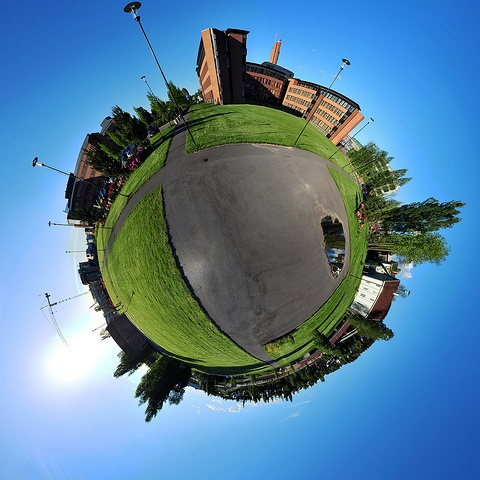
#> input picture imageName.jpg, 480 x 480 px
$ python defish.py imageName.jpg
#> lines starting #> are read from the running program, lines starting #| are printed output that depends on the picture
import numpy as np
import math
import cv2
import sys
pic_name = sys.argv[1]
bm = cv2.imread(pic_name)
#> bm is the input picture: shape (480, 480, 3); mean B, G, R 158.4, 129.2, 87.1
height, width = bm.shape[:2]
#> height = 480; width = 480
PI = math.pi
l = width // 2
#> l = 240
new_height = l
#> new_height = 240
new_width = 4 * l
#> new_width = 960
new_bm = np.zeros((new_width, new_height,3))
for i in range(new_height):
    for j in range(new_width):
        radius = float(l-i)
        theta = 2.0 * PI * float(-j) / float(4.0 * l)

        fTrueX = radius * math.cos(theta)
        fTrueY = radius * math.sin(theta)

        x = int(round(fTrueX)) + l
        y = l - int(round(fTrueY))
        if (x >= 0 and x < (2*l) and y >= 0 and y < (2*l)):
            tmp_pixel = bm[x][y]
            new_bm[j][i] = tmp_pixel
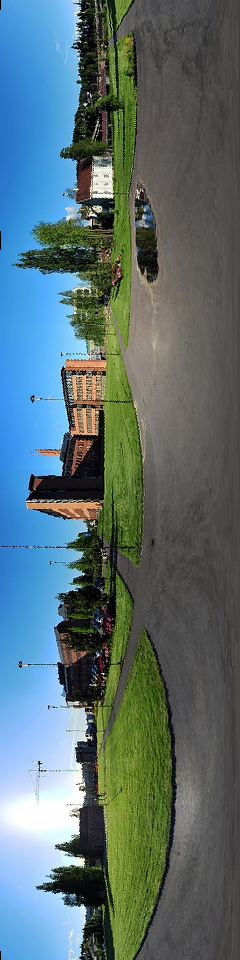
#> new_bm: shape (960, 240, 3) float64; mean B, G, R 113.9, 110.8, 88.9


new_bm = new_bm.astype(np.uint8)
new_bm = cv2.transpose(new_bm)
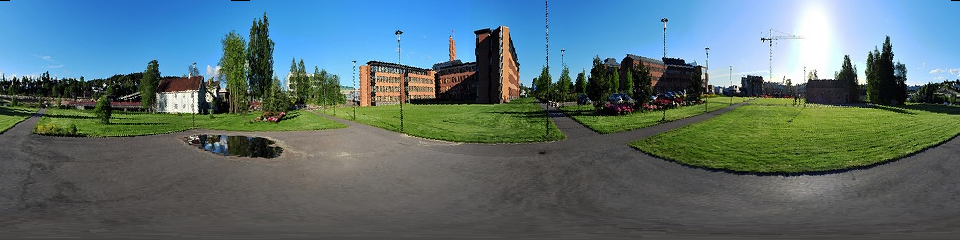
#> new_bm: shape (240, 960, 3); mean B, G, R 113.9, 110.8, 88.9
new_bm = cv2.flip(new_bm, 1)
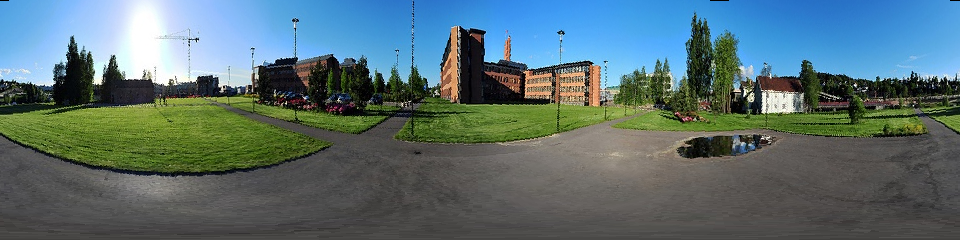
#> new_bm: shape (240, 960, 3); mean B, G, R 113.9, 110.8, 88.9
cv2.imwrite('defish.jpg',new_bm)
cv2.waitKey(0)
